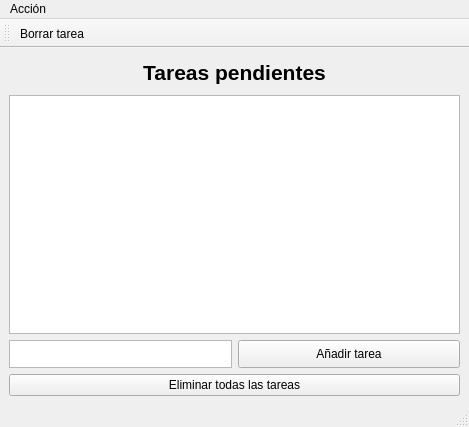
<?xml version="1.0" encoding="UTF-8"?>
<ui version="4.0">
 <class>MainWindow</class>
 <widget class="QMainWindow" name="MainWindow">
  <property name="geometry">
   <rect>
    <x>0</x>
    <y>0</y>
    <width>469</width>
    <height>427</height>
   </rect>
  </property>
  <property name="sizePolicy">
   <sizepolicy hsizetype="Ignored" vsizetype="Ignored">
    <horstretch>0</horstretch>
    <verstretch>0</verstretch>
   </sizepolicy>
  </property>
  <property name="windowTitle">
   <string>MainWindow</string>
  </property>
  <widget class="QWidget" name="centralwidget">
   <property name="styleSheet">
    <string notr="true"/>
   </property>
   <layout class="QGridLayout" name="gridLayout">
    <item row="0" column="0">
     <layout class="QGridLayout" name="gridLayout_2">
      <property name="sizeConstraint">
       <enum>QLayout::SetDefaultConstraint</enum>
      </property>
      <item row="2" column="0">
       <widget class="QPlainTextEdit" name="nuevaTarea">
        <property name="sizePolicy">
         <sizepolicy hsizetype="Minimum" vsizetype="Fixed">
          <horstretch>0</horstretch>
          <verstretch>0</verstretch>
         </sizepolicy>
        </property>
        <property name="minimumSize">
         <size>
          <width>28</width>
          <height>28</height>
         </size>
        </property>
        <property name="maximumSize">
         <size>
          <width>16777215</width>
          <height>27</height>
         </size>
        </property>
        <property name="sizeAdjustPolicy">
         <enum>QAbstractScrollArea::AdjustToContents</enum>
        </property>
        <property name="plainText">
         <string/>
        </property>
       </widget>
      </item>
      <item row="0" column="0" colspan="2">
       <widget class="QLabel" name="label">
        <property name="maximumSize">
         <size>
          <width>16777215</width>
          <height>32</height>
         </size>
        </property>
        <property name="text">
         <string>&lt;html&gt;&lt;head/&gt;&lt;body&gt;&lt;p align=&quot;center&quot;&gt;&lt;span style=&quot; font-size:16pt; font-weight:700;&quot;&gt;Tareas pendientes&lt;/span&gt;&lt;/p&gt;&lt;/body&gt;&lt;/html&gt;</string>
        </property>
       </widget>
      </item>
      <item row="1" column="0" colspan="2">
       <widget class="QListWidget" name="listaTareas">
        <property name="sizePolicy">
         <sizepolicy hsizetype="Preferred" vsizetype="Preferred">
          <horstretch>0</horstretch>
          <verstretch>0</verstretch>
         </sizepolicy>
        </property>
       </widget>
      </item>
      <item row="4" column="0" colspan="2">
       <widget class="QPushButton" name="botonEliminarTodo">
        <property name="sizePolicy">
         <sizepolicy hsizetype="Minimum" vsizetype="Fixed">
          <horstretch>0</horstretch>
          <verstretch>0</verstretch>
         </sizepolicy>
        </property>
        <property name="statusTip">
         <string>Elimina todas las tareas mostradas</string>
        </property>
        <property name="text">
         <string>Eliminar todas las tareas</string>
        </property>
       </widget>
      </item>
      <item row="2" column="1">
       <widget class="QPushButton" name="botonNuevaTarea">
        <property name="sizePolicy">
         <sizepolicy hsizetype="Minimum" vsizetype="Fixed">
          <horstretch>0</horstretch>
          <verstretch>0</verstretch>
         </sizepolicy>
        </property>
        <property name="minimumSize">
         <size>
          <width>28</width>
          <height>28</height>
         </size>
        </property>
        <property name="maximumSize">
         <size>
          <width>16777215</width>
          <height>27</height>
         </size>
        </property>
        <property name="statusTip">
         <string>Añade una tarea a la lista</string>
        </property>
        <property name="autoFillBackground">
         <bool>false</bool>
        </property>
        <property name="text">
         <string>Añadir tarea</string>
        </property>
       </widget>
      </item>
     </layout>
    </item>
   </layout>
  </widget>
  <widget class="QMenuBar" name="menubar">
   <property name="geometry">
    <rect>
     <x>0</x>
     <y>0</y>
     <width>469</width>
     <height>22</height>
    </rect>
   </property>
   <widget class="QMenu" name="menuAcci_n">
    <property name="title">
     <string>Acción</string>
    </property>
    <addaction name="actionBorrar_tarea"/>
   </widget>
   <addaction name="menuAcci_n"/>
  </widget>
  <widget class="QStatusBar" name="statusbar"/>
  <widget class="QToolBar" name="toolBar">
   <property name="windowTitle">
    <string>toolBar</string>
   </property>
   <attribute name="toolBarArea">
    <enum>TopToolBarArea</enum>
   </attribute>
   <attribute name="toolBarBreak">
    <bool>false</bool>
   </attribute>
   <addaction name="actionBorrar_tarea"/>
  </widget>
  <action name="actionBorrar_tarea">
   <property name="icon">
    <iconset resource="resources.qrc">
     <normaloff>:/figuras/document--minus.png</normaloff>:/figuras/document--minus.png</iconset>
   </property>
   <property name="text">
    <string>Borrar tarea</string>
   </property>
   <property name="statusTip">
    <string>Elimina una tarea de la lista</string>
   </property>
   <property name="shortcut">
    <string>Del</string>
   </property>
  </action>
 </widget>
 <resources>
  <include location="resources.qrc"/>
 </resources>
 <connections/>
</ui>
